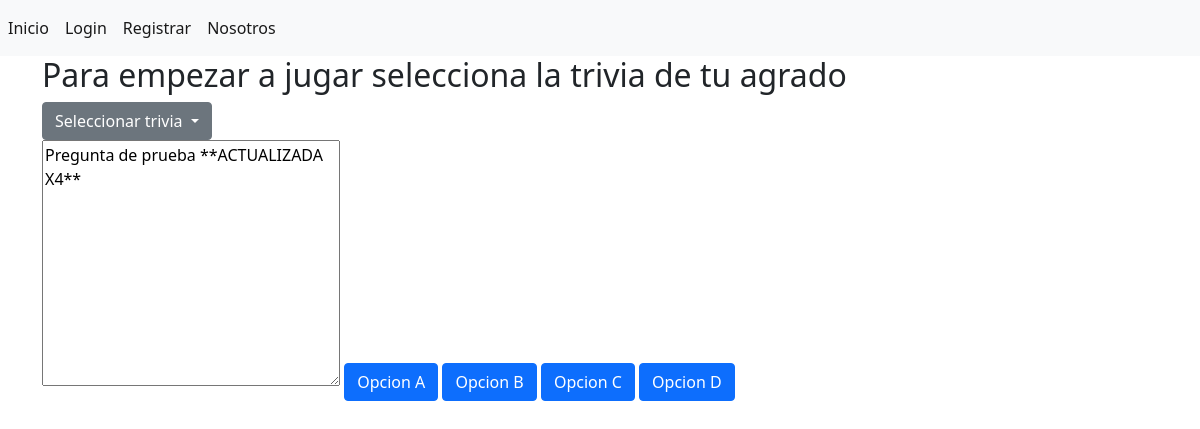
Page /jugar on the earlier database version.
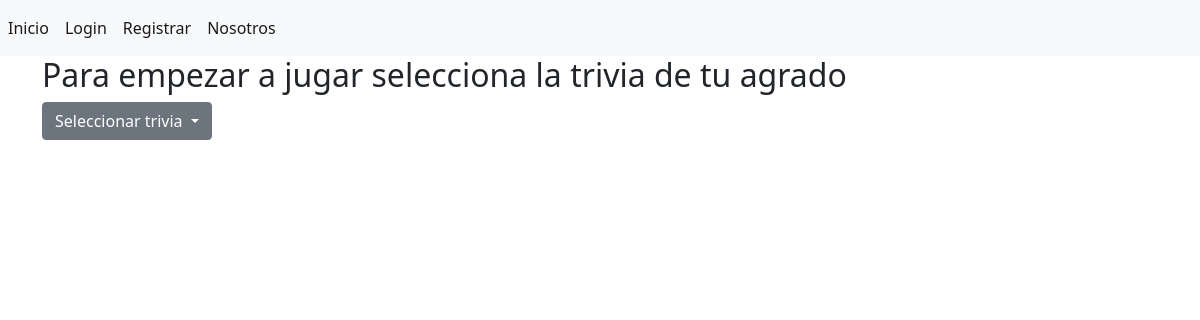
Same page on the later database version.
### TGApp/models.py (models this page shows, shortened)
class Pregunta(models.Model):
    autor = models.ForeignKey(User, on_delete=models.CASCADE, null=True)
    trivia = models.ForeignKey(Trivia, on_delete=models.CASCADE, null=True)
    id = models.AutoField(primary_key=True)
    pregunta = models.TextField(verbose_name='Enunciado de la pregunta')
    opcionCorrecta = models.CharField(max_length=1000, verbose_name='Opcion correcta de la pregunta')
    opcion2 = models.CharField(max_length=1000, verbose_name='Opcion falsa de la pregunta')
    opcion3 = models.CharField(max_length=1000, verbose_name='Opcion falsa de la pregunta')
    opcion4 = models.CharField(max_length=1000, verbose_name='Opcion falsa de la pregunta',)

### TGApp/views.py (the view)
# urls.py: path('jugar', views.jugar, name='jugar'),
def jugar(request):
    context = {
        'trivias': Trivia.objects.all(),
        'preguntas': Pregunta.objects.all(),
    }
    return render(request, "jugar/jugar.html", context)

### TGApp/templates/jugar/jugar.html (shortened to what this page needs)
{% extends "base.html" %}
{% block contenido %}
<h2>
    Para empezar a jugar selecciona la trivia de tu agrado
</h2>
<div class="dropdown">
    <button class="btn btn-secondary dropdown-toggle" type="button" id="triggerId" data-bs-toggle="dropdown" aria-haspopup="true"
            aria-expanded="false">
                Seleccionar trivia
    </button>
</div>
{% for Pregunta in preguntas %}
    {% if Pregunta.id == 17 %}
        <textarea name="" id="" cols="30" rows="10">{{ Pregunta.pregunta }}</textarea>
        <a name="" id="" class="btn btn-primary" href="{% url 'correcto' %}" role="button">{{ Pregunta.opcionCorrecta }}</a>
        <a name="" id="" class="btn btn-primary" href="#" role="button">{{ Pregunta.opcion2 }}</a>
        <a name="" id="" class="btn btn-primary" href="#" role="button">{{ Pregunta.opcion3 }}</a>
        <a name="" id="" class="btn btn-primary" href="#" role="button">{{ Pregunta.opcion4 }}</a>
    {% endif %}
<br>
{% endfor %}
{% endblock %}

Differences in the rows shown:
removed Pregunta: pregunta "Pregunta de prueba **ACTUALIZADA X4**", opcionCorrecta "Opcion A", opcion2 "Opcion B", opcion3 "Opcion C", opcion4 "Opcion D"
